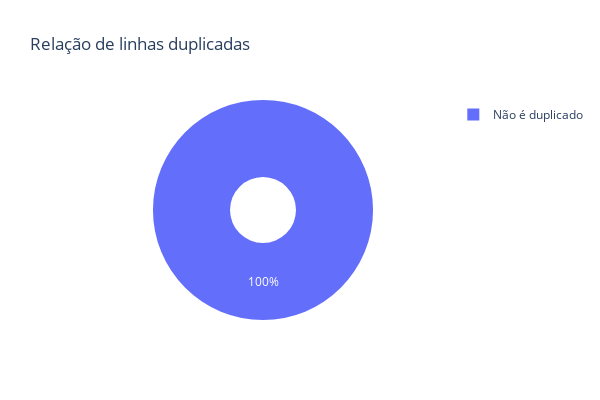

The cell this chart's notebook holds for it:
### Markdown cell above
#### Relação de linhas duplicadas

### Code cell
gerar_tabela_relacao_de_linhas_duplicadas(
    dataframe=dataframe_cnae,
    colunas=["denominacao", "codigo_cnae", "tipo_cnae"])

### Figure 1 — Plotly figure (JSON) as saved in the notebook; plotly's stock layout.template omitted (floating-point values rounded to 4 significant figures)
{"data": [{"domain": {"x": [0, 1], "y": [0, 1]}, "hole": 0.3, "hovertemplate": "linha_duplicada=%{label}<br>count=%{value}<extra></extra>", "labels": ["Não é duplicado"], "legendgroup": "", "name": "", "showlegend": true, "textposition": "inside", "type": "pie", "values": [33]}], "layout": {"height": 400, "legend": {"tracegroupgap": 0}, "title": {"text": "Relação de linhas duplicadas"}, "width": 600}}
